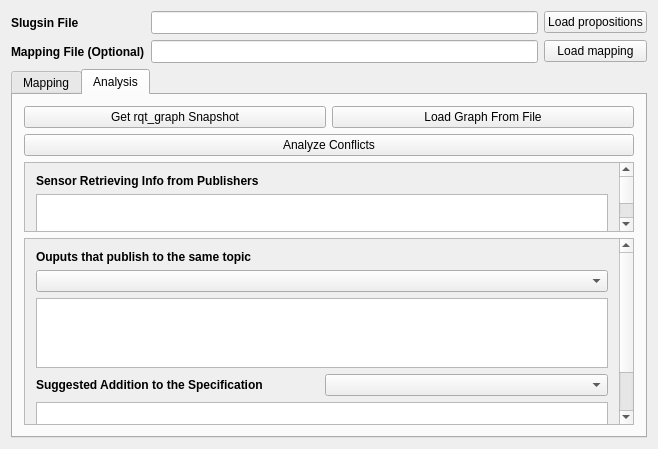
<?xml version="1.0" encoding="UTF-8"?>
<ui version="4.0">
 <class>Widget</class>
 <widget class="QWidget" name="Widget">
  <property name="geometry">
   <rect>
    <x>0</x>
    <y>0</y>
    <width>658</width>
    <height>449</height>
   </rect>
  </property>
  <property name="sizePolicy">
   <sizepolicy hsizetype="MinimumExpanding" vsizetype="MinimumExpanding">
    <horstretch>0</horstretch>
    <verstretch>0</verstretch>
   </sizepolicy>
  </property>
  <property name="minimumSize">
   <size>
    <width>658</width>
    <height>449</height>
   </size>
  </property>
  <property name="sizeIncrement">
   <size>
    <width>5</width>
    <height>5</height>
   </size>
  </property>
  <property name="windowTitle">
   <string>MainWindow</string>
  </property>
  <layout class="QVBoxLayout" name="verticalLayout_main">
   <item>
    <layout class="QGridLayout" name="gridLayout_fileIO">
     <property name="sizeConstraint">
      <enum>QLayout::SetDefaultConstraint</enum>
     </property>
     <item row="2" column="0">
      <widget class="QLabel" name="text_example_name">
       <property name="baseSize">
        <size>
         <width>0</width>
         <height>0</height>
        </size>
       </property>
       <property name="font">
        <font>
         <weight>75</weight>
         <bold>true</bold>
        </font>
       </property>
       <property name="text">
        <string>Mapping File (Optional)</string>
       </property>
      </widget>
     </item>
     <item row="0" column="0">
      <widget class="QLabel" name="text_slugsin_file">
       <property name="baseSize">
        <size>
         <width>0</width>
         <height>0</height>
        </size>
       </property>
       <property name="font">
        <font>
         <weight>75</weight>
         <bold>true</bold>
        </font>
       </property>
       <property name="text">
        <string>Slugsin File</string>
       </property>
      </widget>
     </item>
     <item row="2" column="1">
      <widget class="QLineEdit" name="lineEdit_load_yaml_mapping">
       <property name="font">
        <font>
         <pointsize>10</pointsize>
        </font>
       </property>
       <property name="text">
        <string/>
       </property>
      </widget>
     </item>
     <item row="0" column="1">
      <widget class="QLineEdit" name="lineEdit_slugsin_file">
       <property name="font">
        <font>
         <pointsize>10</pointsize>
        </font>
       </property>
       <property name="text">
        <string/>
       </property>
      </widget>
     </item>
     <item row="0" column="2">
      <widget class="QPushButton" name="pushButton_load_prop">
       <property name="text">
        <string>Load propositions</string>
       </property>
      </widget>
     </item>
     <item row="2" column="2">
      <widget class="QPushButton" name="pushButton_load_yaml_mapping">
       <property name="text">
        <string>Load mapping</string>
       </property>
      </widget>
     </item>
    </layout>
   </item>
   <item>
    <widget class="QTabWidget" name="tabWidget">
     <property name="currentIndex">
      <number>1</number>
     </property>
     <widget class="QWidget" name="mapping">
      <attribute name="title">
       <string>Mapping</string>
      </attribute>
      <layout class="QVBoxLayout" name="verticalLayout_mapping" stretch="1,10,1">
       <item>
        <widget class="QPushButton" name="pushButton_refresh">
         <property name="text">
          <string>Refresh Nodes and Topics</string>
         </property>
        </widget>
       </item>
       <item>
        <widget class="QScrollArea" name="scrollArea">
         <property name="sizePolicy">
          <sizepolicy hsizetype="Preferred" vsizetype="Preferred">
           <horstretch>0</horstretch>
           <verstretch>0</verstretch>
          </sizepolicy>
         </property>
         <property name="verticalScrollBarPolicy">
          <enum>Qt::ScrollBarAlwaysOn</enum>
         </property>
         <property name="widgetResizable">
          <bool>true</bool>
         </property>
         <widget class="QWidget" name="scrollAreaWidgetContents_Mapping">
          <property name="geometry">
           <rect>
            <x>0</x>
            <y>0</y>
            <width>602</width>
            <height>257</height>
           </rect>
          </property>
          <property name="sizePolicy">
           <sizepolicy hsizetype="Expanding" vsizetype="Expanding">
            <horstretch>0</horstretch>
            <verstretch>0</verstretch>
           </sizepolicy>
          </property>
          <property name="minimumSize">
           <size>
            <width>600</width>
            <height>200</height>
           </size>
          </property>
          <layout class="QGridLayout" name="gridLayout_mapping" rowstretch="0,0,0,0,0,0,0">
           <item row="2" column="2">
            <widget class="QLabel" name="text_output_topic">
             <property name="sizePolicy">
              <sizepolicy hsizetype="Preferred" vsizetype="Minimum">
               <horstretch>0</horstretch>
               <verstretch>0</verstretch>
              </sizepolicy>
             </property>
             <property name="minimumSize">
              <size>
               <width>0</width>
               <height>25</height>
              </size>
             </property>
             <property name="font">
              <font>
               <weight>75</weight>
               <bold>true</bold>
              </font>
             </property>
             <property name="text">
              <string>Topic</string>
             </property>
            </widget>
           </item>
           <item row="0" column="1">
            <widget class="QLabel" name="text_input_node">
             <property name="sizePolicy">
              <sizepolicy hsizetype="Preferred" vsizetype="Minimum">
               <horstretch>0</horstretch>
               <verstretch>0</verstretch>
              </sizepolicy>
             </property>
             <property name="minimumSize">
              <size>
               <width>0</width>
               <height>25</height>
              </size>
             </property>
             <property name="font">
              <font>
               <weight>75</weight>
               <bold>true</bold>
              </font>
             </property>
             <property name="text">
              <string>Node</string>
             </property>
            </widget>
           </item>
           <item row="2" column="1">
            <widget class="QLabel" name="text_output_node">
             <property name="sizePolicy">
              <sizepolicy hsizetype="Preferred" vsizetype="Minimum">
               <horstretch>0</horstretch>
               <verstretch>0</verstretch>
              </sizepolicy>
             </property>
             <property name="minimumSize">
              <size>
               <width>0</width>
               <height>25</height>
              </size>
             </property>
             <property name="font">
              <font>
               <weight>75</weight>
               <bold>true</bold>
              </font>
             </property>
             <property name="text">
              <string>Node</string>
             </property>
            </widget>
           </item>
           <item row="0" column="2">
            <widget class="QLabel" name="text_input_topic">
             <property name="sizePolicy">
              <sizepolicy hsizetype="Preferred" vsizetype="Minimum">
               <horstretch>0</horstretch>
               <verstretch>0</verstretch>
              </sizepolicy>
             </property>
             <property name="minimumSize">
              <size>
               <width>0</width>
               <height>25</height>
              </size>
             </property>
             <property name="font">
              <font>
               <weight>75</weight>
               <bold>true</bold>
              </font>
             </property>
             <property name="text">
              <string>Topic</string>
             </property>
            </widget>
           </item>
           <item row="1" column="0" colspan="3">
            <layout class="QGridLayout" name="gridLayout_input"/>
           </item>
           <item row="0" column="0">
            <widget class="QLabel" name="text_inputs">
             <property name="sizePolicy">
              <sizepolicy hsizetype="Preferred" vsizetype="Minimum">
               <horstretch>0</horstretch>
               <verstretch>0</verstretch>
              </sizepolicy>
             </property>
             <property name="minimumSize">
              <size>
               <width>0</width>
               <height>25</height>
              </size>
             </property>
             <property name="baseSize">
              <size>
               <width>0</width>
               <height>0</height>
              </size>
             </property>
             <property name="font">
              <font>
               <weight>75</weight>
               <bold>true</bold>
              </font>
             </property>
             <property name="text">
              <string>Inputs</string>
             </property>
            </widget>
           </item>
           <item row="2" column="0">
            <widget class="QLabel" name="text_outputs">
             <property name="sizePolicy">
              <sizepolicy hsizetype="Preferred" vsizetype="Minimum">
               <horstretch>0</horstretch>
               <verstretch>0</verstretch>
              </sizepolicy>
             </property>
             <property name="minimumSize">
              <size>
               <width>0</width>
               <height>25</height>
              </size>
             </property>
             <property name="font">
              <font>
               <weight>75</weight>
               <bold>true</bold>
              </font>
             </property>
             <property name="text">
              <string>Outputs</string>
             </property>
            </widget>
           </item>
           <item row="6" column="1">
            <spacer name="verticalSpacer">
             <property name="orientation">
              <enum>Qt::Vertical</enum>
             </property>
             <property name="sizeHint" stdset="0">
              <size>
               <width>20</width>
               <height>40</height>
              </size>
             </property>
            </spacer>
           </item>
           <item row="3" column="0" colspan="3">
            <layout class="QGridLayout" name="gridLayout_output"/>
           </item>
          </layout>
         </widget>
        </widget>
       </item>
       <item>
        <layout class="QHBoxLayout" name="horizontalLayout_2">
         <item>
          <spacer name="horizontalSpacer">
           <property name="orientation">
            <enum>Qt::Horizontal</enum>
           </property>
           <property name="sizeHint" stdset="0">
            <size>
             <width>30</width>
             <height>5</height>
            </size>
           </property>
          </spacer>
         </item>
         <item>
          <widget class="QPushButton" name="pushButton_save_yaml">
           <property name="text">
            <string>Save</string>
           </property>
          </widget>
         </item>
        </layout>
       </item>
      </layout>
     </widget>
     <widget class="QWidget" name="analysis">
      <attribute name="title">
       <string>Analysis</string>
      </attribute>
      <layout class="QVBoxLayout" name="verticalLayout_analysis" stretch="1,1,2,8">
       <item>
        <layout class="QHBoxLayout" name="horizontalLayout">
         <item>
          <widget class="QPushButton" name="pushButton_get_rqt_graph_snapshot">
           <property name="text">
            <string>Get rqt_graph Snapshot</string>
           </property>
          </widget>
         </item>
         <item>
          <widget class="QPushButton" name="pushButton_load_graph_from_file">
           <property name="text">
            <string>Load Graph From File</string>
           </property>
          </widget>
         </item>
        </layout>
       </item>
       <item>
        <widget class="QPushButton" name="pushButton_analyze_conflicts">
         <property name="text">
          <string>Analyze Conflicts</string>
         </property>
        </widget>
       </item>
       <item>
        <widget class="QScrollArea" name="scrollArea_2">
         <property name="widgetResizable">
          <bool>true</bool>
         </property>
         <widget class="QWidget" name="scrollAreaWidgetContents_Analysis">
          <property name="geometry">
           <rect>
            <x>0</x>
            <y>0</y>
            <width>602</width>
            <height>109</height>
           </rect>
          </property>
          <property name="minimumSize">
           <size>
            <width>0</width>
            <height>0</height>
           </size>
          </property>
          <layout class="QVBoxLayout" name="verticalLayout_sub_analysis">
           <item>
            <widget class="QLabel" name="label_analysis_publish_to_subscribe">
             <property name="font">
              <font>
               <weight>75</weight>
               <bold>true</bold>
              </font>
             </property>
             <property name="text">
              <string>Sensor Retrieving Info from Publishers</string>
             </property>
            </widget>
           </item>
           <item>
            <widget class="QTableView" name="tableView_output_to_input">
             <property name="enabled">
              <bool>true</bool>
             </property>
            </widget>
           </item>
          </layout>
         </widget>
        </widget>
       </item>
       <item>
        <widget class="QScrollArea" name="scrollArea_3">
         <property name="widgetResizable">
          <bool>true</bool>
         </property>
         <widget class="QWidget" name="scrollAreaWidgetContents_ltl">
          <property name="geometry">
           <rect>
            <x>0</x>
            <y>-63</y>
            <width>602</width>
            <height>245</height>
           </rect>
          </property>
          <layout class="QVBoxLayout" name="verticalLayout" stretch="1,1,20,1,1">
           <item>
            <widget class="QLabel" name="label_analysis_same_topic">
             <property name="font">
              <font>
               <weight>75</weight>
               <bold>true</bold>
              </font>
             </property>
             <property name="text">
              <string>Ouputs that publish to the same topic</string>
             </property>
            </widget>
           </item>
           <item>
            <widget class="QComboBox" name="comboBox_select_exclusion_topic"/>
           </item>
           <item>
            <widget class="QTableView" name="tableView_same_topic">
             <property name="verticalScrollBarPolicy">
              <enum>Qt::ScrollBarAsNeeded</enum>
             </property>
            </widget>
           </item>
           <item>
            <layout class="QHBoxLayout" name="horizontalLayout_3">
             <item>
              <widget class="QLabel" name="label_analysis_ltl">
               <property name="font">
                <font>
                 <weight>75</weight>
                 <bold>true</bold>
                </font>
               </property>
               <property name="text">
                <string>Suggested Addition to the Specification</string>
               </property>
              </widget>
             </item>
             <item>
              <widget class="QComboBox" name="comboBox_ltl_options"/>
             </item>
            </layout>
           </item>
           <item>
            <widget class="QTextEdit" name="textEdit_ltl"/>
           </item>
          </layout>
         </widget>
        </widget>
       </item>
      </layout>
     </widget>
    </widget>
   </item>
  </layout>
 </widget>
 <layoutdefault spacing="6" margin="11"/>
 <resources/>
 <connections/>
</ui>
